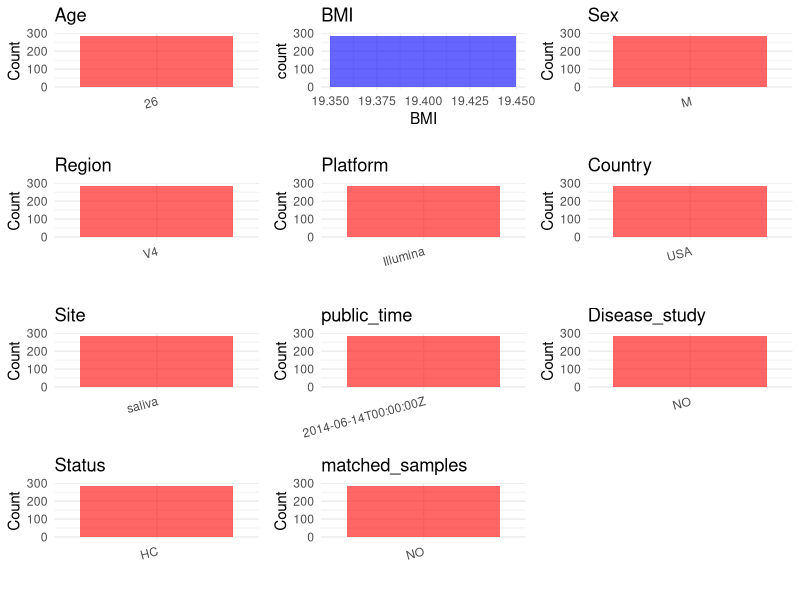

Write R code to recreate this figure. (Note: this script raises an error after producing the figure.)
## ---- chunk 1
# Load necessary libraries
library(dplyr)
library(ggplot2)
library(cowplot)

# Set working directory (update this path to your local directory)
setwd("D:/oral_project/PRJEB6518")

# Read the initial metadata files
initial_meta<-read.csv("SraRunTable.csv",header = T)

# Combine the two metadata files
#meta <- rbind(initial_meta, initial_meta1)

#Remove entries non-oral samples
#initial_meta <- subset(initial_meta,isolate %in% c("saliva","tongue coat"))

# Check the number of samples containing "HT" in Sample.Name (e.g., healthy controls)
#nrow(subset(meta, grepl("HT", Sample.Name)))

# Display the first few rows of the metadata
head(initial_meta)
## ---- chunk 2
# Create a uniform metadata dataframe
metadata <- data.frame(
  BioProject = initial_meta$BioProject,
  Run = initial_meta$Run,
  sample_name = initial_meta$Sample_name,
  Age = "26",
  BMI = initial_meta$body_mass_index,
  Sex=initial_meta$sex,
  Region = initial_meta$target_subfragment..exp.,
  Platform = initial_meta$platform..exp.,
  Country = initial_meta$geo_loc_name_country,
  Site = gsub("UBERON:", "", initial_meta$body_site),
  public_time = initial_meta$ReleaseDate,
  PCR_primers = initial_meta$pcr_primers..exp.,
  stringsAsFactors = FALSE
)
## ---- chunk 3
metadata <- metadata %>%
  mutate(Sex = recode(Sex, "48" = "F", "47" = "M"))
## ---- chunk 4
# Add information obtained from the publication
metadata$title <- "Host lifestyle affects human microbiota on daily timescales"
metadata$Disease_study <- "NO"
# Assign disease status based on sample_name patterns
metadata$Status <- "HC"

#get subjects id with Saliva available
keep_subjects<-subset(metadata,Site %in% "saliva")
#remove subjects without Saliva samples
metadata<-subset(metadata,sample_name %in% keep_subjects$sample_name)
#get subjects sampling counts
sample_counts <- table(metadata$sample_name)
# Create matched_samples column, any subjects have >=2 samples will be label "YES", otherwise "NO"
metadata$matched_samples <- ifelse(metadata$sample_name %in% names(sample_counts[sample_counts >= 2]), "YES", "NO")
## ---- chunk 5
# Check the number of unique runs and sample names
print(paste("Number of unique runs:", length(unique(metadata$Run))))
print(paste("Number of unique sample names:", length(unique(metadata$sample_name))))
## ---- chunk 6
# Select columns for visualization
plot_data <- metadata %>%
  select(-BioProject, -Run, -sample_name, -title)

# Function to create simple plots for each column
create_simple_plots <- function(data) {
  plots <- list()
  
  for (col in colnames(data)) {
    # Check if the column is all NA
    if (all(is.na(data[[col]]))) {
      # Create an empty plot with text indicating all NA
      p <- ggplot() +
        annotate("text", x = 0.5, y = 0.5, label = "this column is NA", size = 6) +
        labs(title = col) +
        theme_void()
    } else if (is.numeric(data[[col]])) {
      # Numeric variable: histogram
      p <- ggplot(data, aes(x = .data[[col]])) +
        geom_histogram(fill = "blue", alpha = 0.6, bins = 20, na.rm = TRUE) +
        labs(title = col) +
        theme_minimal()
    } else {
      # Categorical variable: bar plot (remove NA values)
      count_data <- as.data.frame(table(data[[col]], useNA = "ifany"))
      p <- ggplot(count_data, aes(x = reorder(Var1, -Freq), y = Freq)) +
        geom_col(fill = "red", alpha = 0.6) +
        labs(title = col, x = NULL, y = "Count") +
        theme_minimal() +
        theme(axis.text.x = element_text(angle = 15, hjust = 1))
    }
    plots[[col]] <- p
  }
  
  return(plots)
}

# Generate and arrange plots
plots <- create_simple_plots(plot_data)
p<-plot_grid(plots$Age, 
          plots$BMI, 
          plots$Sex, 
          plots$Region, 
          plots$Platform, 
          plots$Country, 
          plots$Site,
          plots$public_time, 
          plots$Disease_study,
          plots$Status,
          plots$matched_samples,# add 
          ncol = 3, align = "hv", axis = "lb")
ggsave("Metadata_Summary.png", plot = p, width = 8, height = 6, dpi = 150)
## ---- chunk 7
knitr::include_graphics("Metadata_Summary.png")
## ---- chunk 8
# Reorder columns to match the desired format
metadata <- metadata[, c(
  "BioProject", "Run", "sample_name", "Age", "BMI", "Sex", 
  "Region", "Platform", "Country", "Site", "public_time", 
  "PCR_primers", "title", "Disease_study", "Status","matched_samples"
)]

# Export the uniform metadata to a CSV file
write.csv(metadata, file = "metadata.csv", quote = FALSE)
head(metadata)
